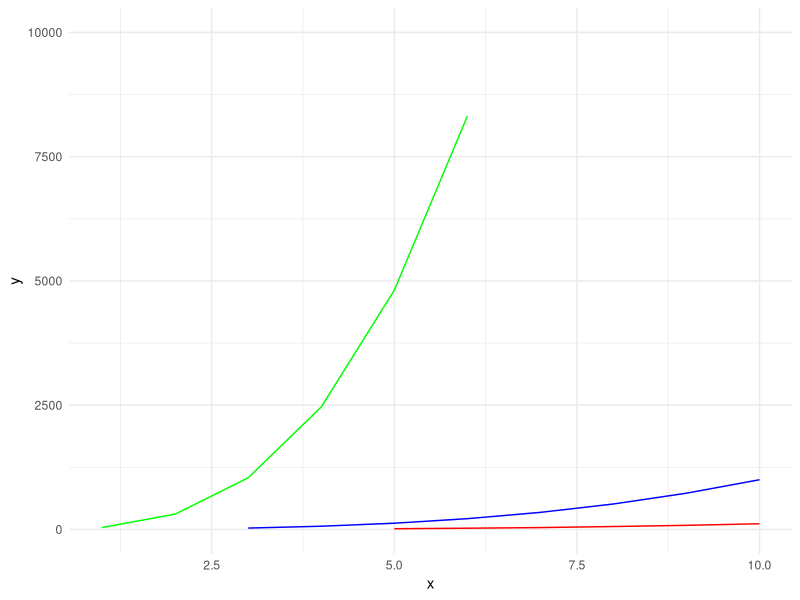

Source code (R):
## ---- chunk 1
library(ggplot2)
y <- c(0, 1, 2, 6, 14, 24, 37, 58, 82, 114)
x <- c(1:10)
df <- as.data.frame(cbind(y,x))
df$y2 <- df$x^3
df$k <- df$y2/df$x
k <- mean(df$k)
df$model <- k*df$x^3



ggplot() + 
  geom_line(data = df, aes(x, y), color = 'red') +
  geom_line(data = df, aes(x,y2), color = 'blue') +
  geom_line(data = df, aes(x,model), color = 'green') +
  theme_minimal() +
  ylim(10,10000)

